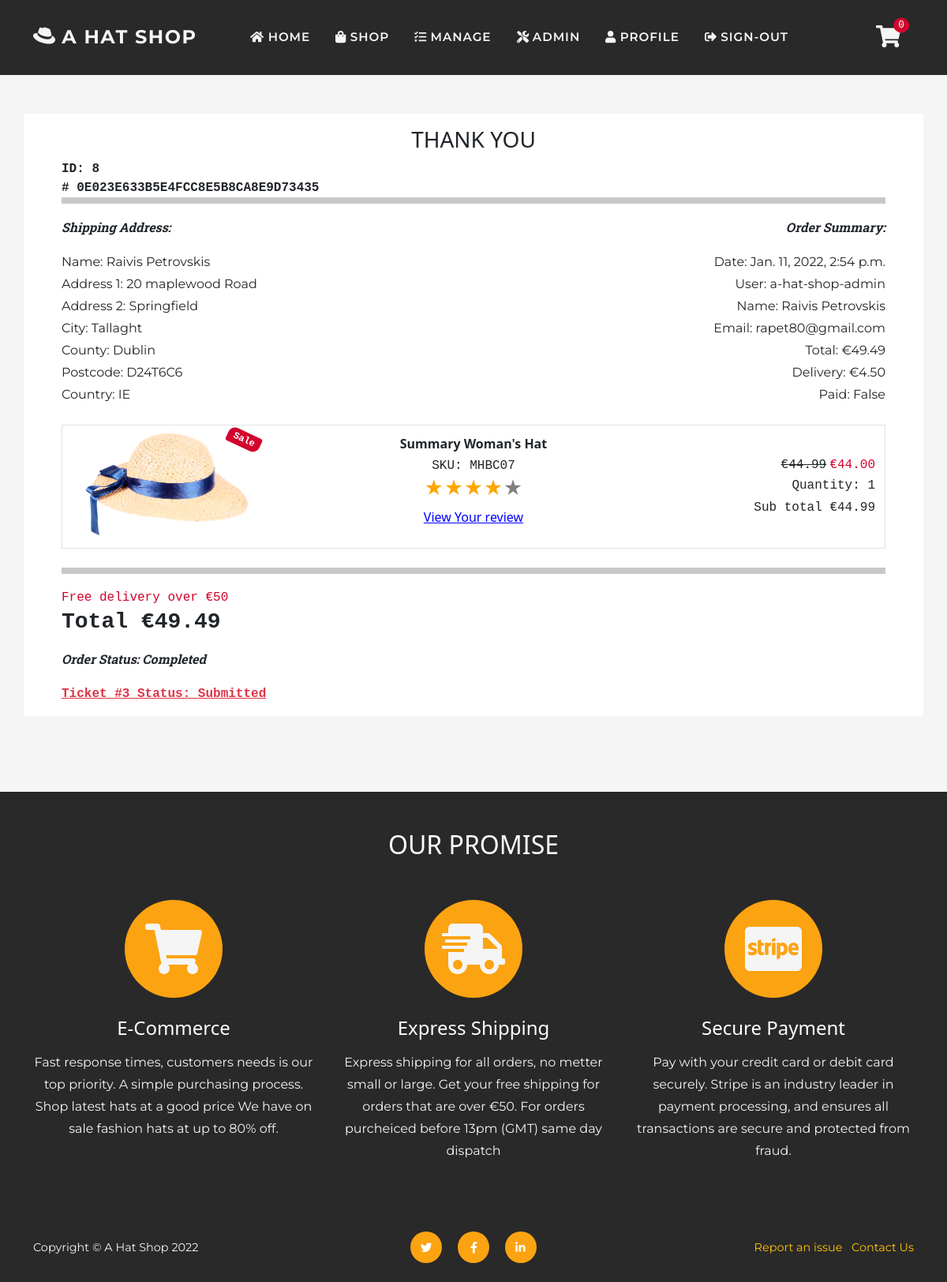
/user/order_history/0E023E633B5E4FCC8E5B8CA8E9D73435 (signed in), run on the app's committed database.
### checkout/models.py (models this page shows, shortened)
class Order(models.Model):
    SUBMITTED = 'Submitted'
    PAYMENT = 'Payment received'
    PROCESSED = 'Proccessed'
    SHIPPED = 'Shipped'
    CANCELLED = 'Cancelled'
    COMPLETED = 'Completed'
    ORDER_STATUS = [
        (SUBMITTED, 'Submitted'),
        (PAYMENT, 'Payment received'),
        (PROCESSED, 'Proccessed'),
        (SHIPPED, 'Shipped'),
        (CANCELLED, 'Cancelled'),
        (COMPLETED, 'Completed'),
    ]
    date = models.DateTimeField(auto_now_add=True)
    status = models.CharField(
        max_length=50, default=SUBMITTED, choices=ORDER_STATUS)
    order_number = models.CharField(
        max_length=32, null=False, editable=False)
    total = models.DecimalField(
        max_digits=10, decimal_places=2, default=0)
    delivery = models.DecimalField(
        max_digits=6, decimal_places=2, default=0)
    items = models.TextField(
        null=False, blank=False, default='')
    stripe_pid = models.CharField(
        max_length=254, null=False, blank=False, default='')
    paid = models.BooleanField(default=False)
    user_profile = models.ForeignKey(
        User, on_delete=models.SET_NULL,
        null=True, blank=True, related_name='orders')
    full_name = models.CharField(max_length=50)
    email = models.EmailField(max_length=50)
    shipping_name = models.CharField(max_length=50)
    address_line_1 = models.CharField(max_length=100)
    address_line_2 = models.CharField(max_length=100, blank=True)
    city = models.CharField(max_length=60)
    county = models.CharField(max_length=60, blank=True)
    postcode = models.CharField(max_length=30, blank=True)
    country = CountryField(blank_label='Country')

class OrderLine(models.Model):
    product = models.ForeignKey(Product, on_delete=models.CASCADE)
    quantity = models.IntegerField(default=1)
    order = models.ForeignKey(Order, on_delete=models.CASCADE,
                              related_name='lineitems')
    product_total = models.DecimalField(
        max_digits=6, decimal_places=2, editable=False, default=0)

### shop/models.py (models this page shows, shortened)
class Product(models.Model):
    sku = models.CharField(max_length=60)
    category = models.ForeignKey(
        'Category', null=True, blank=True,
        on_delete=models.SET_NULL)
    style = models.CharField(max_length=60)
    color = models.CharField(max_length=60)
    name = models.CharField(max_length=60)
    description = models.TextField(max_length=250)
    price = models.DecimalField(
        max_digits=6, decimal_places=2)
    image = models.ImageField(null=True, blank=True)
    sale = models.BooleanField(default=False)
    sale_price = models.DecimalField(
        max_digits=6, decimal_places=2,
        null=True, blank=True)
    item_count = models.IntegerField(
        blank=False, null=False, default=0)
    rating = models.DecimalField(
        max_digits=6, decimal_places=2,
        null=True, blank=True)
    rating_counter = models.PositiveSmallIntegerField(default=0)

### support/models.py (models this page shows, shortened)
class CustomerSuport(models.Model):
    SUBMITTED = 'Submitted'
    REVIEW = 'In Review'
    RESOLVED = 'Resolved'
    SELECT = 'Select'
    ORDER = 'Order'
    PRODUCT = 'Product'
    ACCOUNT = 'Account'
    ISSUE_CHOICES = [
        (SELECT, 'Select'),
        (ORDER, 'Order'),
        (PRODUCT, 'Product'),
        (ACCOUNT, 'Account'),
    ]
    STATUS_CHOICES = [
        (SUBMITTED, 'Submitted'),
        (REVIEW, 'In Review'),
        (RESOLVED, 'Resolved'),
    ]
    status = models.CharField(
        max_length=60, default=SUBMITTED,
        choices=STATUS_CHOICES)
    user_profile = models.ForeignKey(
        User, on_delete=models.CASCADE,
        related_name='user_support')
    issue = models.CharField(
        max_length=60, default=SELECT,
        choices=ISSUE_CHOICES)
    message = models.TextField(max_length=500)
    order_line = models.ForeignKey(
        OrderLine, on_delete=models.CASCADE,
        related_name='orderline_support', null=True)
    order = models.ForeignKey(
        Order, on_delete=models.CASCADE,
        related_name='order_support', null=True)
    date = models.DateTimeField(auto_now_add=True)

### customers/views.py (the view, shortened to what this page needs)
# urls.py: path('order_history/<order_number>',
@login_required
def order_history(request, order_number):
    order = get_object_or_404(Order, order_number=order_number)
    profile = request.user
    if not profile.is_superuser:
        if not order.user_profile == profile:
            messages.error(request, 'Only order owner can view this page')
            return redirect(reverse('home'))
    admin = False
    status_form = None
    issues = CustomerSuport.objects.all()
    try:
        issue = issues.get(order=order)
    except CustomerSuport.DoesNotExist:
        issue = None
    order_reviews = profile.user_review.filter(
        order__order_number=order_number)
    order_list = list()
    for i in order_reviews:
        order_list.append(i.product.id)
    template = 'checkout/checkout-success.html'
    context = {
        'status_form': status_form,
        'issue': issue,
        'order_list': order_list,
        'order': order,
        'from_profile': True,
        'admin': admin,
    }
    return render(request, template, context)

### cart/contexts.py (called while the page is built, shortened)
def cart_contents(request):
    cart_items = []
    total = 0
    before = 0
    item_count = 0
    availability = 0
    cart = request.session.get('cart', {})
    if total < 50:
        delivery = total * Decimal(10 / 100)
        free_deivery = 50 * total
    else:
        delivery = 0
        free_deivery = 0
    delivery = round(delivery, 2)
    grand_total = delivery + total
    grand_total = round(grand_total, 2)
    context = {
        'cart_items': cart_items,
        'total': total,
        'before': before,
        'item_count': item_count,
        'delivery': delivery,
        'free_deivery': free_deivery,
        'deivery_treshold': 10,
        'grand_total': grand_total,
    }
    return context

### reviews/contexts.py (called while the page is built)
def review_context(request):
    review_items = ProductReview.objects.all()
    context = {
        'review_items': review_items,
    }
    return context

### support/contexts.py (called while the page is built, shortened)
def message_context(request):
    unread_messages_count = 0
    user_messages = None
    all_messages = Message.objects.all()
    if request.user.is_authenticated:
        profile = request.user
        user_messages = []
        if not request.user.is_superuser:
            if all_messages:
                issues = profile.user_support.all().exclude(status='Resolved')
        else:
            issues = CustomerSuport.objects.all()
        filtered_mesages = all_messages.exclude(
            user=profile).exclude(unread=False)
    context = {
        'unread_messages_count': unread_messages_count,
        'user_messages': user_messages,
    }
    return context

### checkout/templates/checkout/checkout-success.html (shortened to what this page needs)
{% extends 'base.html' %}
{% load static %}
{% block page_header %}
<header class="py-5">
</header>
{% endblock %}
{% block content %}
<section class="page-section">
    <div class="container bg-white px-3 pt-3 px-lg-5">
        <h3 class="col-12 text-uppercase text-center">Thank You</h3>
        <div class="row m-0 p-0">
            <span class="px-0 fw-bolder text-uppercase font-monospace">Id: {{ order.id }}</span> <br>
            <span class="px-0 fw-bolder text-uppercase font-monospace"># {{ order.order_number }}</span>
            <hr class="p-1">
            <div class="px-0 col-md-6">
                <p class="text-italic fw-bolder">Shipping Address:</p>
                <p class="mb-0 font-text">Name: {{ order.shipping_name }}</p>
                <p class="mb-0 font-text">Address 1: {{ order.address_line_1 }}</p>
                {% if order.address_line_2 %}
                <p class="mb-0 font-text">Address 2: {{ order.address_line_2 }}</p>
                {% endif %}
                <p class="mb-0 font-text">City: {{ order.city }}</p>
                {% if order.county %}
                <p class="mb-0 font-text">County: {{ order.county }}</p>
                {% endif %}
                {% if order.postcode %}
                <p class="mb-0 font-text">Postcode: {{ order.postcode }}</p>
                {% endif %}
                <p class="mb-0 font-text">Country: {{ order.country }}</p>
            </div>
            <div class="col-md-6 text-md-end px-0">
                <p class="text-italic fw-bolder">Order Summary:</p>
                <p class="mb-0 font-text">Date: {{ order.date }}</p>
                <p class="mb-0 font-text">User: {{ order.user_profile }}</p>
                <p class="mb-0 font-text">Name: {{ order.full_name }}</p>
                <p class="mb-0 font-text">Email: {{ order.email }}</p>
                <p class="mb-0 font-text">Total: €{{ order.total }}</p>
                <p class="mb-0 font-text">Delivery: €{{ order.delivery }}</p>
                <p class="mb-0 font-text">Paid: {{ order.paid }}</p>
            </div>
        </div>
        {% include 'includes/order-line-items.html' %}
        <hr class="p-1 mt-4">
        <div class="cart-conteiner bg-white align-items-center pb-3">
            <div class="col-12 fw-bolder font-monospace">
                <p>
                    {% if delivery != 0 %}
                    <span class="font-monospace h6">Delivery: €{{ delivery }}</span> <br>
                    {% else %}
                    <span class="text-danger m-0 h6 font-monospace">Free delivery over €50</span> <br>
                    {% endif %}
                    <span class="h3 fw-bold font-monospace">Total €{{ order.total }} </span>
                </p>
            </div>
            <div class="col-12">
                <div>
                    <p class="text-italic fw-bolder">Order Status: {{ order.status }}</p>
                </div>
            </div>
            <div class="col-12">
                {% if from_profile %}
                <div>
                    {% if issue %}
                    {% if issue.status == 'Resolved' %}
                    <a href="{% url 'messages_view' issue.id %}" class="m-0 link-success fw-bolder font-monospace"> Ticket #{{ issue.id }} Status: {{ issue.status }}</a>
                    {% else %}
                    <a href="{% url 'messages_view' issue.id %}" class="m-0 link-danger fw-bolder font-monospace"> Ticket #{{ issue.id }} Status: {{ issue.status }}</a>
                    {% endif %}
                    {% else %}
                    <a href="{% url 'submit' order.order_number %}">Report an issue</a>
                    {% endif %}
                </div>
                {% endif %}
            </div>
        </div>
    </div>
    {% include 'includes/forms/order-status-form.html' %}
</section>
{% endblock %}

### checkout/templates/includes/order-line-items.html
{% load thumbnail %}
{% for item in order.lineitems.all %}
<div class="cart-conteiner border mx-0 px-0 bg-white row align-items-center mt-2 mt-sm-4">
    <div class="col-6 col-sm-3 order-2 order-sm-1 position-relative">
        {% thumbnail item.product.image "300" format="WEBP" as im %}
        <a class="" href="{% url 'shop_item' item.product.id %}"
            aria-label="A link to product {{ item.product.name }} details page">
            <div class="h-100 d-flex align-items-center ">
                <img class="card-img-top" src="{{ im.url }}"
                    alt="An image for product {{ item.product.name }} color {{ item.product.color }}" />
            </div>
        </a>
        {% if item.product.sale %}
        <div class="badge bg-danger text-white position-absolute font-monospace" style="top: 0.5rem; right: 0.5rem">
            Sale
        </div>
        {% endif %}
        {% endthumbnail %}
    </div>
    <div class="col-12 col-sm-6 order-1 order-sm-2 product text-center">
        <p class="text-capitalize mb-0 fw-bolder">{{ item.product.name }}</p>
        <p class="text-capitalize mb-0 font-monospace">SKU: {{ item.product.sku }}</p>
        <div class="star_container d-flex flex-column align-items-center">
            {% if item.product.rating %}
            <a href="{% url 'all_reviews' item.product.id %}">
                <div class="stars h4 text-warning"
                    style="background-image: linear-gradient(to right, orange, orange {% widthratio item.product.rating 5 100 %}%, gray {% widthratio item.product.rating 5 100 %}%, gray 100%)">
                    ★★★★★
                </div>
            </a>
            {% else %}
            <span class="time font-monospace">No reviews yet</span>
            <div class="stars h4">
            </div>
            {% endif %}
        </div>
        {% if order.user_profile and from_profile and not order.status == 'Cancelled' %}
        {% if not item.product.id in order_list %}
        <p><a href="{% url 'review_view' item.product.id  %}?order_id={{ order.order_number }}">Write a
                review</a></p>
        {% else %}
        <p><a href="{% url 'review_view' item.product.id  %}?order_id={{ order.order_number }}">View Your
                review</a></p>
        {% endif %}
        {% endif %}
    </div>
    <div class="col-3 col-6 col-sm-3 order-2 order-sm-3">
        <div class="text-end">
            {% if item.product.sale %}
            <span class="text-decoration-line-through font-monospace">€{{ item.product.price }}</span>
            <span class="text-danger  font-monospace">€{{ item.product.sale_price }} </span>
            {% else %}
            <span class="font-monospace">€{{ item.product.price }}</span>
            {% endif %}
            <p class="mb-0 font-monospace">Quantity: {{ item.quantity }}</p>
            <p class="mb-0 font-monospace">Sub total €{{ item.product_total }} </p>
        </div>
    </div>
</div>
{% endfor %}

### static/css/base.css (style rules this page uses)
:root { --bs-warning: #fca311; --bs-white: #ffffff; --bs-gray: #292929; --bs-light: #f5f5f5; --bs-dark: #000000; --bs-danger: #d2042d; --bs-success: #6a994e; --bs-primary: #292929; --bs-secondary: #f5f5f5; --bs-primary-rgb: 41, 41, 41; --bs-secondary-rgb: 245, 245, 245; --bs-warning-rgb: 252, 163, 17; --bs-success-rgb: 106, 153, 78; --bs-danger-rgb: 210, 4, 45; --bs-white-rgb: 255, 255, 255; --bs-light-rgb: 245, 245, 245; --bs-dark-rgb: 0, 0, 0; }
.font-text { font-family: "Montserrat", sans-serif; }
.text-italic { font-weight: 400; font-style: italic; font-family: 'Roboto Slab', serif; }
html { scroll-padding-top: 4.5rem; scroll-behavior: smooth; }
body { position: relative; overflow-x: hidden; background-color: #f5f5f5; }
p { line-height: 1.75; }
a { color: blue; }
section, .page-section { padding: 3rem 0; min-height: 50vh; }
@media (min-width: 768px) { section { padding: 6rem 0; } }
.cart-conteiner .badge, .item .badge, .card .badge { transform: rotate(25deg); border-radius: 9px 3px; }
.card-img-top { padding: .5rem; }

### reviews/static/css/reviews.css (style rules this page uses)
.stars { background-clip: text; -webkit-background-clip: text; -webkit-text-fill-color: transparent; color: transparent; width: fit-content; }
.star_container a { text-decoration: none; }
a .stars { transition: all 250ms; }

### static/css/forms.css (style rules this page uses)
::placeholder { font-family: "Montserrat", sans-serif; font-weight: 700; color: #c5c5c5 !important; }

### data on the page
Order: id "8", order_number "0E023E633B5E4FCC8E5B8CA8E9D73435", shipping_name "Raivis Petrovskis", address_line_1 "20 maplewood Road", address_line_2 "Springfield", city "Tallaght", county "Dublin", postcode "D24T6C6", country "IE", date "Jan. 11, 2022, 2:54 p.m.", user_profile "a-hat-shop-admin", full_name "Raivis Petrovskis", email "rapet80@gmail.com", total "49.49", delivery "4.50", paid "False", status "Completed"
OrderLine: shows "Sale", product.name "Summary Woman's Hat", product.sku "MHBC07", product.price "44.99", product.sale_price "44.00", quantity "1", product_total "44.99"
CustomerSuport: id "3", status "Submitted"

### other printed values
{{ item_count }} "0"
